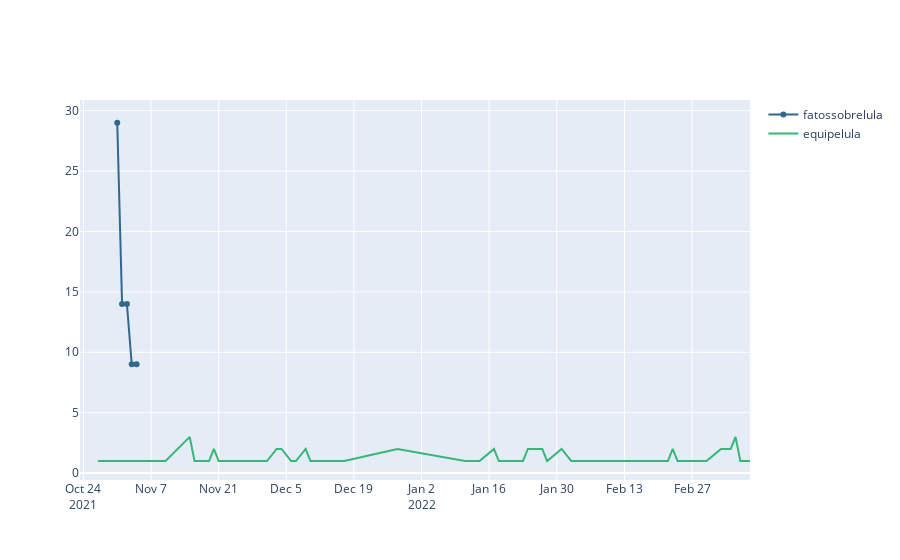

Notebook code for this chart:
### Code cell
hashtag_pattern(poli, ['fatossobrelula', 'equipelula'], granularidade='d')
